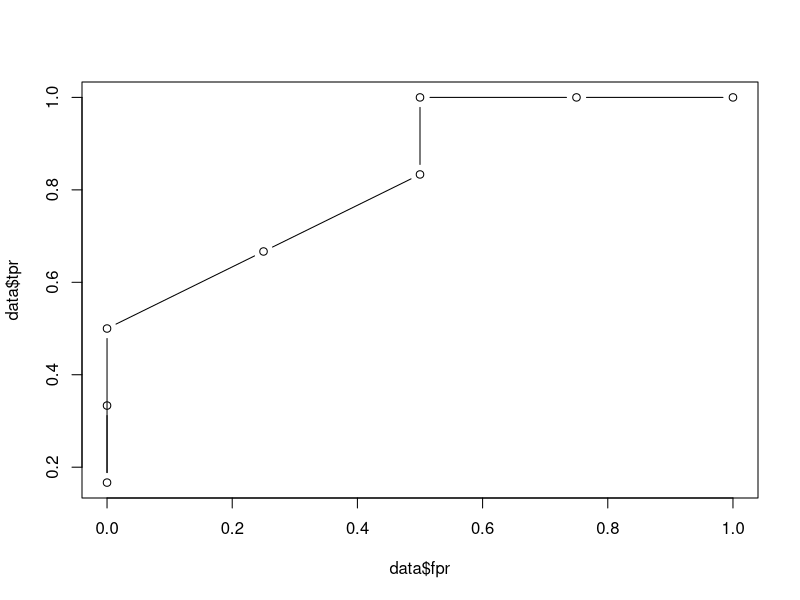
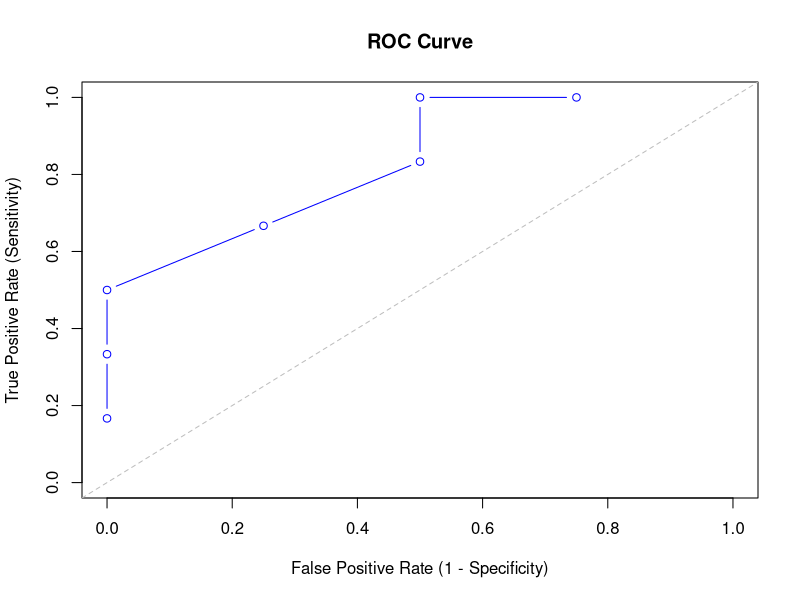

R code for these plots, in order:
#Confusion matrix

#Set the threshold to 0.50 and compute the confusion matrix of the classifier.

library(caret)
score <-c(0.2,0.25,0.3,0.5,0.6,0.7,0.6,0.5,0.9,0.8)

threshold <- 0.5
actual <-c(0,0,1,1,0,1,1,0,1,1)

#Provide the confusion matrix

pred <- as.numeric(score >=threshold)

cm<-confusionMatrix(data = factor(pred,levels=c("1","0")),
                    reference = factor(actual,levels=c("1","0")),
                    positive = "1")
cm$table

#tpr and fpr
#fpr = fp/fp+tn
#tpr = tp / tp+fn


tpr<-cm$table[1,1]/(cm$table[1,1]+cm$table[2,1])
fpr<-cm$table[1,2]/(cm$table[2,2]+cm$table[1,2])

# create functions tpr fpr
fpr<-function(thres){
  pred <-as.numeric(score>=thres)
  cm<-confusionMatrix(data = factor(pred,levels=c("1","0")),
                        reference = factor(actual,levels=c("1","0")),
                        positive = "1")
  f<- cm$table[1,2]/(cm$table[2,2]+cm$table[1,2])
  return(f)
}

tpr<-function(thres){
  pred <-as.numeric(score>=thres)
  cm<-confusionMatrix(data = factor(pred,levels=c("1","0")),
                      reference = factor(actual,levels=c("1","0")),
                      positive = "1")
  t<- cm$table[1,1]/(cm$table[1,1]+cm$table[2,1])
  return(t)
}

# use the functions to make a roc curve
#d)
thres<-unique(score)
data<- data.frame(fpr = sapply(thres,fpr),
                  tpr = sapply(thres,tpr))
plot(data$fpr,data$tpr,type="b")



#MY SOLUTION

predicted <- factor( ifelse(score >= threshold, 1, 0) )

actual <-factor(c(0,0,1,1,0,1,1,0,1,1))

Cmatrix <-confusionMatrix( reference = actual , data = predicted , positive = "1" )
Cmatrix


TPR <- Cmatrix$byClass[['Sensitivity']]
FPR <- 1 - Cmatrix$byClass[['Specificity']]

tpr<- function(x){
  
  score <-c(0.2,0.25,0.3,0.5,0.6,0.7,0.6,0.5,0.9,0.8)
  
  predicted <- factor( ifelse(score >= x, 1, 0) )
  
  actual <-factor(c(0,0,1,1,0,1,1,0,1,1))
  
  A <-confusionMatrix( reference = actual , data = predicted , positive = "1" )
  
  # TPR = Sensitivity
  TruePositiveRate = A$byClass[['Sensitivity']]
  return(TruePositiveRate)
  
}


fpr<- function(x){
  
  score <-c(0.2,0.25,0.3,0.5,0.6,0.7,0.6,0.5,0.9,0.8)
  
  predicted <- factor( ifelse(score >= x, 1, 0) )
  
  actual <-factor(c(0,0,1,1,0,1,1,0,1,1))
  
  A <-confusionMatrix( reference = actual , data = predicted , positive = "1" )
  
  # FPR = 1-Specificity
  spec = A$byClass[['Specificity']]
  FalsePositiveRate = 1 - spec
  return(FalsePositiveRate)
  
}

tpr(0.3) #1
fpr(0.3) #0.5

tpr(0.4) #0.8333 same as threshold 0.5
fpr(0.4) #0.5

tpr(0.5) #0.83333
fpr(0.5) # 0.5


tpr(0.55) #0.666667
fpr(0.55) # 0.25

tpr(0.6) #0.6667 same as threshold 0.55
fpr(0.6) #0.25

tpr(0.7)# 0.5
fpr(0.7)# 0

tpr(0.75) #0.3333333
fpr(0.75) #0

tpr(0.85) #0.1666667 sane as  0.9
fpr(0.85) # 0

tpr(0.9) # 0.166667
fpr(0.9) # 0

tprvalues <- c(1,1,0.8333333,0.6666667,0.5,0.3333333,0.1666667)
fprvalues <- c(0.75 ,0.5,0.5,0.25,0,0,0)


df <- data.frame(tprvalues,fprvalues)
df


plot(df$fprvalues, df$tprvalues, type = "b", 
     xlim = c(0,1), ylim = c(0,1), 
     main = 'ROC Curve',
     xlab = "False Positive Rate (1 - Specificity)",
     ylab = "True Positive Rate (Sensitivity)",
     col = "blue")
abline(a = 0, b = 1, lty=2, col = "grey")





